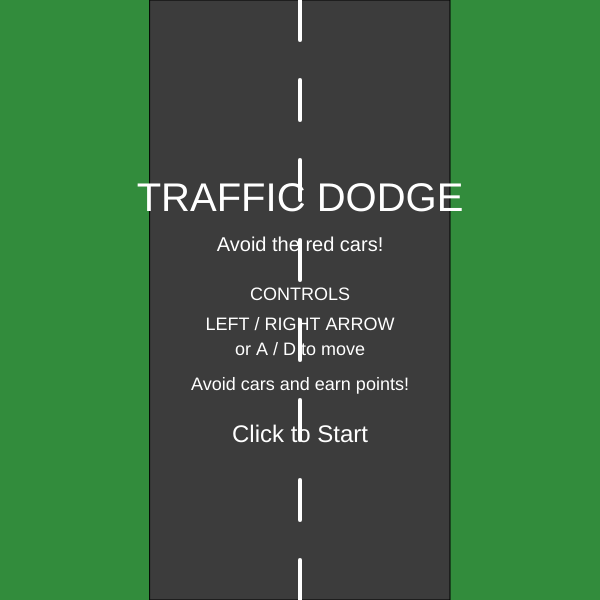
Frame 1 (no input)
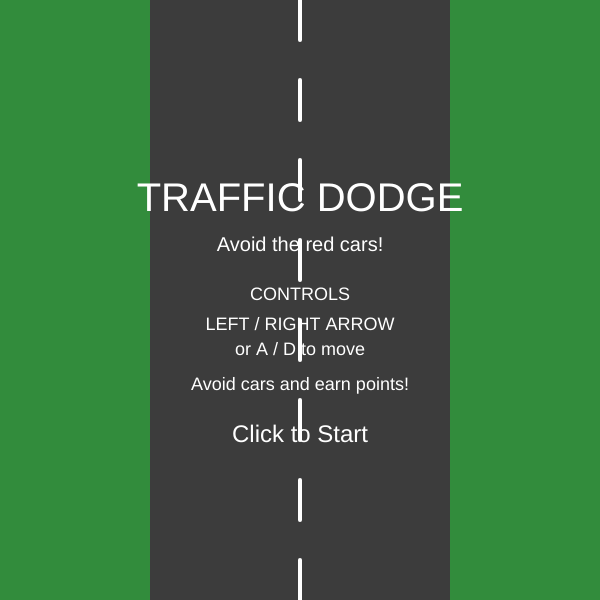
Frame 60 (no input)
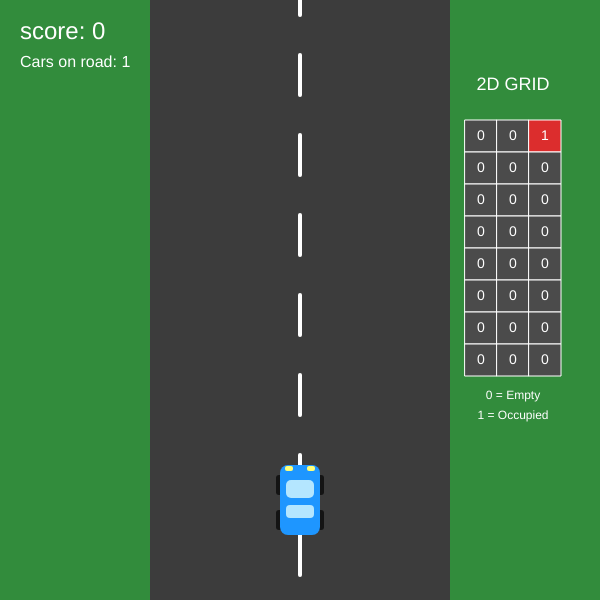
Frame 120 (the mouse pressed at the canvas centre since frame 60)

The p5.js sketch that drew these frames (run headless with seeded random() and noise() and a simulated clock; from frame 60 on, the mouse is pressed at the canvas centre):

// p5.js sketch
// ── sketch.js
// 2d grid assignment
// Hung Thinh
// Oct 29, 2026
//
// Extra for Experts:
// - describe what you did to take this project "above and beyond"

const CANVAS_WIDTH = 600;
const CANVAS_HEIGHT = 600;
const ROAD_LINE_GAP = 80;
let gameState = "start";
let player = {
  x: 300,
  y: 500,
  w: 40,
  h: 70,
  speed: 5
};
let cars = [];
let spawnTimmer = 0;
let score = 0;
let roadOffSet = 0;
let carSpeed = 4;
let spawnRate = 60;
const ROAD_X = 150;
const ROAD_WIDTH = 300;
const PLAYER_MIN_X = 170;
const PLAYER_MAX_X = 430;
const SPAWN_INTERVAL = 60;
let roadGrid = [
  [0, 0, 0],
  [0, 0, 0],
  [0, 0, 0],
  [0, 0, 0],
  [0, 0, 0],
  [0, 0, 0],
  [0, 0, 0],
  [0, 0, 0]
];

async function setup() {
  createCanvas(CANVAS_WIDTH, CANVAS_HEIGHT);
}

function draw() {
  background(50, 140, 60);
  drawRoad();
  if (gameState === "start") {
    drawStartScreen();
  }
  else if (gameState === "playing") {
    roadOffSet = (roadOffSet + 5 ) % 80;
    spawnCars();
    movePlayer();
    moveCars();
    removeOffscreenCars();

    updateDrawGrid();
    checkCollision();

    drawCars();
    drawPlayer();
    drawScore();
    carSpeed = 4 + floor(score / 5);
    drawGridInfo();
    drawCarCount();
  }
  else if (gameState === "gameover") {
    drawCars();
    drawPlayer();
    drawGameOver();
  }
}

function drawRoad() {
  //road
  fill(60);
  rect(150, 0 , 300, 600);
  //road lines
  stroke(255);
  strokeWeight(4);
  for (let y = -ROAD_LINE_GAP + roadOffSet; y < height; y += ROAD_LINE_GAP) {
    line(300, y, 300, y + 40);
  }
  noStroke();
}

function drawCar(x, y, bodyColor, lightY) {
  //draw wheels
  fill(20);
  rect(x -24, y - 25, 8, 20, 3);
  rect(x + 16, y - 25, 8, 20, 3);
  rect(x - 24, y + 10, 8, 20, 3);
  rect(x + 16, y + 10, 8, 20, 3);
  //car body
  fill(bodyColor);
  rect(x - 20, y - 35, 40, 70, 8);
  // Windows
  fill(180, 230, 255);
  rect(x - 14, y - 20, 28, 18, 5);
  rect(x - 14, y + 5, 28, 13, 4);
  // Headlights
  fill(255, 255, 120);
  if (lightY < 0) {
    //front lights
    rect(x - 15, y - 34, 8, 5, 2);
    rect(x + 7, y - 34, 8, 5, 2);
  }
  else {
    // Rear lights
    rect(x - 15, y + 29, 8, 5, 2);
    rect(x + 7, y + 29, 8, 5, 2);
  }
}

function drawPlayer() {
  drawCar(player.x, player.y, color(30, 150, 255), -34);
}

// Moves the player car based on keyboard input
function movePlayer() {
  if (keyIsDown(65) || keyIsDown(LEFT_ARROW)) {
    player.x -= player.speed;
  }
  if (keyIsDown(68) || keyIsDown(RIGHT_ARROW)) {
    player.x += player.speed;
  }
  if (player.x < 170) {
    player.x = 170;
  }
  if (player.x > 430) {
    player.x = 430;
  }
}

// Creates a new enemy car and checks spawn distance
function createCar() {
  let lanePositions = [200, 300, 400];
  let availableLanes = [];
  for (let col = 0; col < 3; col++) {
    if (isLaneClear(col)) {
      availableLanes.push(col);
    }
  }
  if (availableLanes.length === 0) {
    return;
  }
  let selectedLane = random(availableLanes);
  let laneX = lanePositions[selectedLane];
  let car = {
    x: laneX,
    y: -50,
    speed: random(carSpeed, carSpeed + 2),
    w: 40,
    h: 70
  };
  cars.push(car);
}

function drawCars() {
  for (let car of cars) {
    drawCar(car.x, car.y, color(220, 45, 45), 30);
  }
}

function moveCars() {
  for (let car of cars) {
    car.y += car.speed;
  }
}

function removeOffscreenCars() {
  cars = cars.filter(function(car) {
    if (car.y - car.h / 2 > height) {
      score++;
      return false;
    }
    return true;
  });
}

function spawnCars() {
  spawnTimmer++;
  if (spawnTimmer >= 60) {
    createCar();
    spawnTimmer = 0;
  }
}

// Checks if the player collides with an enemy car
function checkCollision() {
  for (let car of cars) {
    let playerLeft = player.x - player.w / 2;
    let playerRight = player.x + player.w / 2;
    let playerTop = player.y - player.h / 2;
    let playerBottom = player.y + player.h / 2;

    let carLeft = car.x - car.w / 2;
    let carRight = car.x + car.w / 2;
    let carTop = car.y - car.h / 2;
    let carBottom = car.y + car.h / 2;

    if (
      playerRight > carLeft &&
      playerLeft < carRight &&
      playerBottom > carTop &&
      playerTop < carBottom
    ) {
      gameState = "gameover";
    }
  }
}
  
function drawScore() {
  fill("white");
  textSize(24);
  textAlign(LEFT, TOP);
  text("score: " + score, 20, 20);
}

function drawGameOver() {
  fill("white");
  textAlign(CENTER, CENTER);
  textSize(45);
  text("GAME OVER", width / 2, height / 2 - 50);
  textSize(25);
  text("Final Score: " + score, width / 2, height / 2);
  textSize(18);
  text("Press R to restart", width / 2, height / 2 + 50);
}

function keyPressed() {
  if (gameState === "gameover" && (key === "r" || key === "R")) {
    resetGame();
  }
}

function resetGame() {
  cars = [];
  score = 0;
  spawnTimmer = 0;
  player.x = 300;
  player.y = 500;
  gameState = "playing";
  resetRoadGrid();  
}

function mousePressed() {
  if (gameState === "start") {
    gameState = "playing";
  }
  else if (gameState === "gameover") {
    resetGame();
  }
}

function drawStartScreen() {
  fill("white");
  textAlign(CENTER, CENTER);
  textSize(40);  
  text("TRAFFIC DODGE", width / 2, height / 2 - 100);
  textSize(20);  
  text("Avoid the red cars!", width / 2, height / 2 - 55);
  //controls
  textSize(18);
  text("CONTROLS", width / 2, height / 2 - 5);
  text("LEFT / RIGHT ARROW", width / 2, height / 2 + 25);
  text("or A / D to move", width / 2, height / 2 + 50);
  text("Avoid cars and earn points!", width / 2, height / 2 + 85);  
  textSize(24);  
  text("Click to Start", width / 2, height / 2 + 135);
}

function updateDrawGrid() {
  //reset all grid cells to 0
  for (let row = 0; row < roadGrid.length; row++) {
    for (let col = 0; col < roadGrid[row].length; col++) {
      roadGrid[row][col] = 0;
    }
  }
  //make enemy car position in the grid
  for (let car of cars) {
    let row = floor((car.y + 50) / 75);
    let col = 0;
    if (car.x < 250) {
      col = 0;
    }
    else if (car.x < 350) {
      col = 1;
    }
    else {
      col = 2;
    }
    if (row >= 0 && row < roadGrid.length) {
      roadGrid[row][col] = 1;
    }
  }
}

// Displays the 2D array as a visual grid.
function drawGridInfo() {
  let startX = 465;
  let startY = 120;
  let cellW = 32;
  let cellH = 32;
  // Draw grid title.
  fill("white");
  textSize(18);
  textAlign(CENTER, CENTER);
  text("2D GRID", startX + 48, 85);
  // Draw each cell in the 2D array.
  for (let row = 0; row < roadGrid.length; row++) {
    for (let col = 0; col < roadGrid[row].length; col++) {
      if (roadGrid[row][col] === 1) {
        fill(220, 45, 45);
      }
      else {
        fill(75);
      }
      stroke(255);
      strokeWeight(1);
      rect(
        startX + col * cellW,
        startY + row * cellH,
        cellW,
        cellH
      );
      // Display the cell value.
      fill("white");
      noStroke();
      textSize(14);
      text(
        roadGrid[row][col],
        startX + col * cellW + cellW / 2,
        startY + row * cellH + cellH / 2
      );
    }
  }
  // Draw grid labels.
  fill("white");
  textSize(12);
  text("0 = Empty", startX + 48, startY + 8 * cellH + 20);
  text("1 = Occupied", startX + 48, startY + 8 * cellH + 40);
}

function isLaneClear(col) {
  for (let row = 0; row < 2; row++) {
    if (roadGrid[row][col] === 1) {
      return false;
    }
  }
  return true;  
}

function drawCarCount() {
  let carCount = cars.length;
  fill('white');
  textSize(16);
  textAlign(LEFT, TOP);
  text("Cars on road: " + carCount, 20, 55);
}
